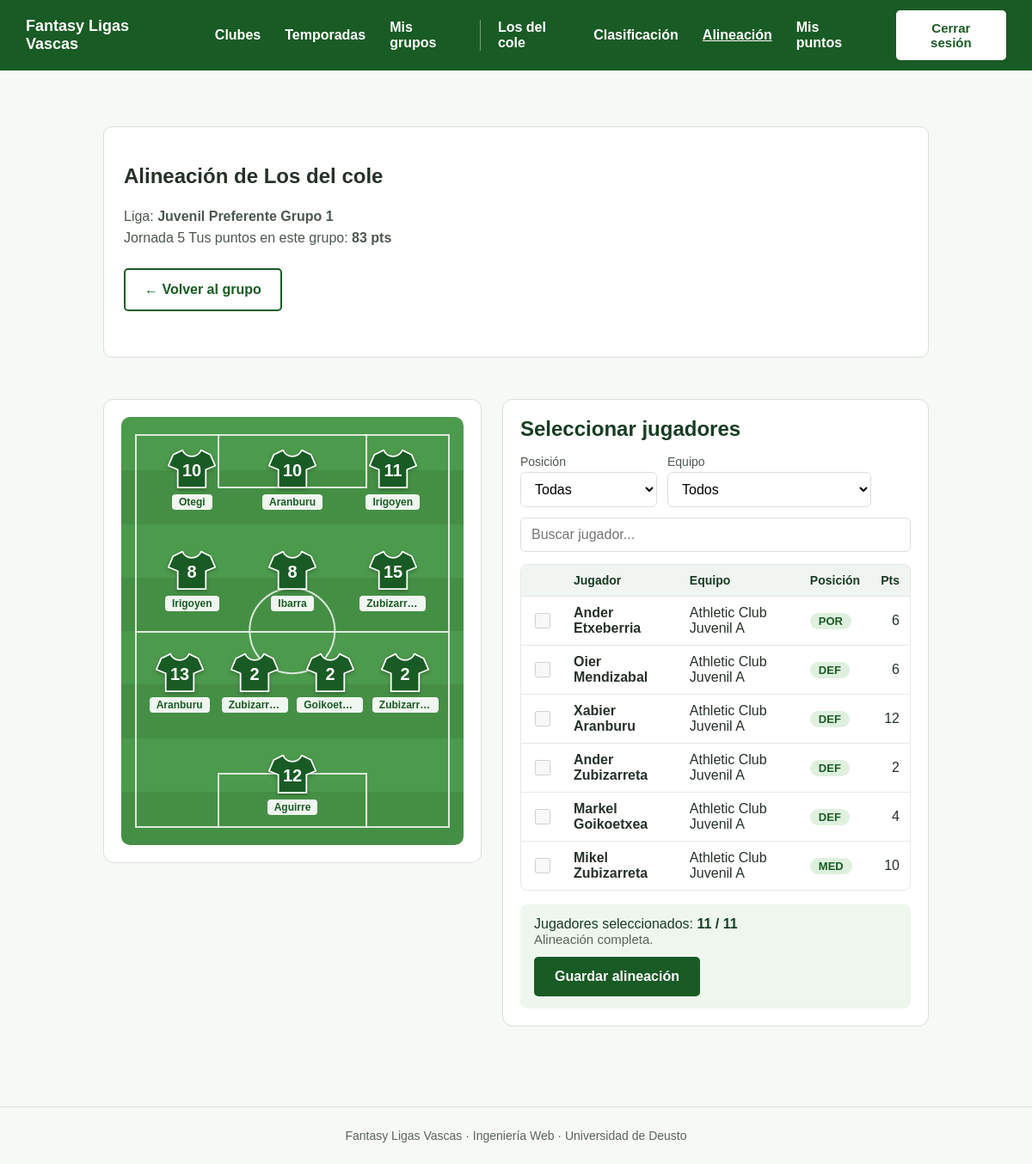
The page /grupos/1/alineacion/ (signed in) on the database its author committed.
### fantasy/models.py (models this page shows, shortened)
class Grupo(models.Model):
    MAX_MIEMBROS = 30 # HABRA QUE VER CUANTOS USUARIOS QUEREMOS TENER COMO MAXIMO
    nombre = models.CharField(max_length=100)
    creador = models.ForeignKey(Usuario, null=True, on_delete=models.SET_NULL, related_name="grupos_creados")
    liga = models.ForeignKey(Liga, on_delete=models.CASCADE, related_name="grupos")
    fecha_alta = models.DateField(auto_now_add=True)
    codigo = models.CharField(max_length=8, unique=True, editable=False)
    class Meta:
        verbose_name = "Grupo"
        verbose_name_plural = "Grupos"
        constraints = [ models.UniqueConstraint(
                fields=["creador", "nombre"],
                name="nombre_grupo_unico_por_creador"),
        ]

class Liga(models.Model):
    temporada = models.ForeignKey(Temporada, on_delete=models.CASCADE, related_name="ligas",null=True,blank=True)
    nombre = models.CharField(max_length=100)
    categoria=models.CharField(max_length=100)
    grupo=models.PositiveSmallIntegerField(null=True, blank=True)
    class Meta: # Para visualizar el nombre en singular y plural del modelo en ADMIN
            verbose_name = "Liga"
            verbose_name_plural = "Ligas"
            constraints = [ models.UniqueConstraint(
                fields=["temporada", "nombre"],
                name="liga_unica_por_temporada"
            ),
            ]

class Jornada(models.Model):
    liga = models.ForeignKey(
        "Liga", on_delete=models.CASCADE, related_name="jornadas",
    )
    numero = models.PositiveSmallIntegerField()
    fecha_inicio = models.DateField()
    fecha_fin = models.DateField()
    class Meta:
        verbose_name = "Jornada"
        verbose_name_plural = "Jornadas"
        constraints = [
            models.UniqueConstraint(fields=["liga", "numero"], name="jornada_unica_por_liga"),
        ]

class Membresia(models.Model):
    usuario = models.ForeignKey(Usuario, on_delete=models.CASCADE, related_name="membresias")
    grupo = models.ForeignKey(Grupo, on_delete=models.CASCADE, related_name="membresias")
    fecha_alta = models.DateField(auto_now_add=True)
    puntos = models.IntegerField(default=0)
    class Meta:
        verbose_name = "Membresia"
        verbose_name_plural = "Membresias"
        ordering = ["-puntos"]
        constraints = [
            models.UniqueConstraint(
                fields=["usuario", "grupo"],
                name="un_usuario_una_membresia_por_grupo"),
        ]

class Jugador(models.Model):
    class Posicion(models.TextChoices):
        PORTERO = "POR", "Portero"
        DEFENSA = "DEF", "Defensa"
        CENTROCAMPISTA = "MED", "Centrocampista"
        DELANTERO = "DEL", "Delantero"
    nombre = models.CharField(max_length=100)
    posicion = models.CharField(max_length=3, choices=Posicion.choices)
    dorsal = models.PositiveSmallIntegerField(null=True, blank=True)
    equipo = models.ForeignKey(Equipo, on_delete=models.PROTECT, related_name="jugadores")
    class Meta:
        verbose_name = "Jugador"
        verbose_name_plural = "Jugadores"
        constraints = [
            models.UniqueConstraint(fields=["equipo", "dorsal"], name="dorsal_unico_por_equipo"),
        ]

### fantasy/views.py (the view, shortened to what this page needs)
# urls.py: path("grupos/<int:pk>/alineacion/", views.alineacion, name="alineacion"),
@login_required
def alineacion(request, pk):
    grupo = get_object_or_404(Grupo, pk=pk)
    membresia = grupo.membresias.filter(usuario=request.user).first()
    if not membresia:
        return redirect("unirse_grupo")
    request.session["grupo_activo_id"] = grupo.pk
    jornada = (grupo.liga.jornadas.filter(partidos__goles_local__isnull=True)
                                    .order_by("numero")
                                    .first()
                                    )
    jugadores = list(
        Jugador.objects.filter(equipo__liga = grupo.liga)
                       .annotate(total_puntos = Coalesce(Sum("estadisticas__puntos"), 0))
                       .order_by("equipo__nombre", "dorsal")
                       .values("id", "nombre", "posicion", "dorsal", "equipo_id",
                               "equipo__nombre", "total_puntos")
    )
    elegidos = []
    precargada_de = None
    if jornada:
        actual = Alineacion.objects.filter(membresia=membresia, jornada=jornada).first()
        if actual:
            elegidos = list(actual.jugadores.values_list("id", flat=True)) # ?????????????
    return render(request, "fantasy/grupos/alineacion.html", {
        "grupo": grupo,
        "membresia": membresia,
        "jornada": jornada,
        "jugadores": jugadores,
        "elegidos": elegidos,
        "precargada_de": precargada_de,
        "equipos": Equipo.objects.filter(liga=grupo.liga).order_by("nombre"),
    })

### fantasy/context_processors.py (called while the page is built)
def grupo_activo(request):
    if not request.user.is_authenticated:
        return {}
    match = request.resolver_match
    if match is None or match.url_name not in URLS_DE_GRUPO:
        return {}
    grupo_id = request.session.get("grupo_activo_id")
    if not grupo_id:
        return {}
    membresia = (
        Membresia.objects
        .filter(usuario=request.user, grupo_id=grupo_id)
        .select_related("grupo")
        .first()
    )
    if membresia is None:
        return {}
    return {"grupo_activo": membresia.grupo, "membresia_activa": membresia}

### fantasy/templates/fantasy/grupos/alineacion.html (shortened to what this page needs)
{% extends "fantasy/base.html" %}
{% block content %}
<div class="container">
    <section class="section">
        <div class="card">
            <h1>Alineación de {{ grupo.nombre }}</h1>
            <p>Liga: <strong>{{ grupo.liga.nombre }}</strong></p>
            <p>
                {% if jornada %}
                    Jornada {{ jornada.numero }}
                {% endif %}
                Tus puntos en este grupo: <strong>{{ membresia.puntos }} pts</strong>
            </p>
            <div class="acciones">
                <a href="{% url 'clasificacion' grupo.pk %}" class="btn-secondary">
                    ← Volver al grupo
                </a>
            </div>
        </div>
    </section>
    <section class="section">
        {% if jornada %}
        <form method="post" id="al-form">
            <div class="al-grid">
                <div class="al-card">
                    <div class="al-campo">
                        <div class="al-lineas" aria-hidden="true">
                            <div class="al-centro"></div>
                            <div class="al-area arriba"></div>
                        </div>
                        <div class="al-filas" id="al-filas"></div>
                    </div>
                </div>
                <div class="al-card">
                    <h2>Seleccionar jugadores</h2>
                    <div class="al-filtros">
                        <div>
                            <label for="al-filtro-pos">Posición</label>
                            <select id="al-filtro-pos">
                                <option value="">Todas</option>
                            </select>
                        </div>
                        <div>
                            <label for="al-filtro-equipo">Equipo</label>
                            <select id="al-filtro-equipo">
                                <option value="">Todos</option>
                            </select>
                        </div>
                        <div class="busca">
                            <input id="al-busqueda" type="search" placeholder="Buscar jugador...">
                        </div>
                    </div>
                    <div class="al-scroll">
                        <table class="al-tabla" id="al-tabla">
                            <thead>
                                <tr>
                                    <th scope="col"><span class="al-solo-lectura">Elegir</span></th>
                                    <th scope="col">Jugador</th>
                                    <th scope="col">Equipo</th>
                                    <th scope="col">Posición</th>
                                    <th scope="col" class="al-num">Pts</th>
                                </tr>
                            </thead>
                            <tbody>
                                {% for j in jugadores %}
                                    <tr data-id="{{ j.id }}" data-pos="{{ j.posicion }}"
                                        data-equipo="{{ j.equipo_id }}" data-nombre="{{ j.nombre }}"
                                        data-dorsal="{{ j.dorsal|default_if_none:'' }}">
                                        <td>
                                            <input type="checkbox" aria-label="Elegir a {{ j.nombre }}"
                                                   >
                                        </td>
                                        <td><strong>{{ j.nombre }}</strong></td>
                                        <td>{{ j.equipo__nombre }}</td>
                                        <td><span class="al-pos">{{ j.posicion }}</span></td>
                                        <td class="al-num">{{ j.total_puntos }}</td>
                                    </tr>
                                {% endfor %}
                            </tbody>
                        </table>
                    </div>
                    <div class="al-pie">
                        <div>
                            <div>Jugadores seleccionados: <strong id="al-contador">0 / 11</strong></div>
                            <div class="meta" id="al-aviso" role="status"></div>
                        </div>
                        <button type="submit" class="boton" id="al-guardar" disabled>Guardar alineación</button>
                    </div>
                </div>
            </div>
        </form>
        {% else %}
            <p class="vacio">No hay ninguna jornada pendiente en esta liga. Vuelve cuando se publique la siguiente.</p>
        {% endif %}
    </section>
</div>
{% endblock %}

### fantasy/templates/fantasy/base.html (shortened to what this page needs)
{% load static %}
<!DOCTYPE html>
<html lang="es">
<head>
    <link rel="stylesheet" href="{% static 'css/style.css' %}">
</head>
<body>
    <header class="navbar">
        <div class="navbar-brand">
            <a href="{% url 'index' %}">Fantasy Ligas Vascas</a>
        </div>
        <nav class="navbar-links">
            <a href="{% url 'lista_clubes' %}">Clubes</a>
            <a href="{% url 'lista_temporadas' %}">Temporadas</a>
            {% if user.is_authenticated %}
                <a href="{% url 'mis_grupos' %}">Mis grupos</a>
                {% if grupo_activo %}
                    <span class="navbar-grupo">{{ grupo_activo.nombre }}</span>
                    <a href="{% url 'clasificacion' grupo_activo.pk %}"
                       {% if request.resolver_match.url_name == 'clasificacion' %}aria-current="page"{% endif %}>Clasificación</a>
                    <a href="{% url 'alineacion' grupo_activo.pk %}"
                       {% if request.resolver_match.url_name == 'alineacion' %}aria-current="page"{% endif %}>Alineación</a>
                    <a href="{% url 'lista_puntos' membresia_activa.pk %}"
                       {% if request.resolver_match.url_name == 'lista_puntos' and request.resolver_match.kwargs.pk == membresia_activa.pk %}aria-current="page"{% endif %}>Mis puntos</a>
                {% endif %}
            {% endif %}
        </nav>
        <div class="navbar-auth">
            {% if user.is_authenticated %}
                <form method="post" action="{% url 'logout' %}">
                <button type="submit" class="btn-logout">
                    Cerrar sesión
                </button>
            </form>
            {% else %}
                <a href="{% url 'login' %}">Iniciar sesión</a>
                <a href="{% url 'registro' %}" class="btn-registro">Registrarse</a>
            {% endif %}
        </div>
    </header>
    <main>
        {% block content %}{% endblock %}
    </main>
    <footer class="footer">
        Fantasy Ligas Vascas · Ingeniería Web · Universidad de Deusto
    </footer>
</body>
</html>

### static/css/style.css (style rules this page uses)
* { box-sizing: border-box; }
body { margin: 0; font-family: Arial, sans-serif; background-color: #f7f9f6; color: #263128; }
a { color: #195b24; }
.navbar { background-color: #195b24; color: white; display: flex; align-items: center; padding: 12px 30px; gap: 40px; }
.navbar-brand { font-size: 18px; font-weight: bold; }
.navbar-links, .navbar-auth { display: flex; align-items: center; gap: 28px; }
.navbar-auth { margin-left: auto; }
.navbar a { color: white; font-weight: bold; text-decoration: none; }
.container { max-width: 1000px; margin: auto; padding: 65px 20px 45px; }
.btn-primary, .btn-secondary { padding: 14px 22px; border-radius: 5px; font-weight: bold; text-decoration: none; }
.btn-secondary { border: 2px solid #195b24; color: #195b24; }
.card { background: white; border: 1px solid #d9e0d9; border-radius: 10px; padding: 23px; }
.card p { margin: 0; line-height: 1.6; color: #4c574e; }
.section { margin-bottom: 48px; }
.section h2 { font-size: 24px; color: #173c22; margin-bottom: 20px; }
.footer { border-top: 1px solid #dce3dc; padding: 25px; text-align: center; color: #58655b; font-size: 14px; }
.navbar-auth form { margin: 0; }
.btn-logout { background-color: white; color: #195b24; border: none; padding: 12px 18px; border-radius: 5px; font-size: 15px; font-weight: bold; cursor: pointer; }
.acciones { display: flex; flex-wrap: wrap; gap: 12px; margin: 22px 0 30px; }
.boton { display: inline-block; background: #195b24; color: white; border: 2px solid #195b24; padding: 12px 22px; border-radius: 5px; font-family: inherit; font-size: 16px; font-weight: bold; text-decoration: none; cursor: pointer; }
.meta { color: #58655b; font-size: 15px; }
.al-grid { display: grid; grid-template-columns: minmax(300px, 440px) 1fr; gap: 24px; align-items: start; }
.al-card { background: white; border: 1px solid #d9e0d9; border-radius: 12px; padding: 20px; }
.al-card h2 { margin: 0 0 16px; color: #173c22; }
.al-campo { position: relative; aspect-ratio: 4 / 5; border-radius: 10px; overflow: hidden; background: repeating-linear-gradient( to bottom, #4c9a4c 0, #4c9a4c 12.5%, #458f45 12.5%, #458f45 25% ); }
.al-lineas { position: absolute; inset: 4%; border: 2px solid rgba(255, 255, 255, 0.8); pointer-events: none; }
.al-lineas::before { content: ""; position: absolute; left: 0; right: 0; top: 50%; border-top: 2px solid rgba(255, 255, 255, 0.8); }
.al-centro { position: absolute; left: 50%; top: 50%; width: 28%; aspect-ratio: 1; transform: translate(-50%, -50%); border: 2px solid rgba(255, 255, 255, 0.8); border-radius: 50%; }
.al-area { position: absolute; left: 26%; width: 48%; height: 14%; border: 2px solid rgba(255, 255, 255, 0.8); }
.al-area.arriba { top: -2px; border-top: 0; }
.al-filas { position: absolute; inset: 7% 6%; display: flex; flex-direction: column; justify-content: space-between; }
.al-filtros { display: flex; flex-wrap: wrap; gap: 12px; margin-bottom: 14px; }
.al-filtros label { display: block; margin-bottom: 4px; font-size: 14px; color: #4c574e; }
.al-filtros select, .al-filtros input { padding: 10px 12px; border: 1px solid #d9e0d9; border-radius: 6px; background: white; font: inherit; }
.al-filtros .busca { flex: 1; min-width: 180px; align-self: flex-end; }
.al-filtros .busca input { width: 100%; }
.al-scroll { max-height: 380px; overflow: auto; border: 1px solid #e5e9e5; border-radius: 8px; }
.al-tabla { width: 100%; border-collapse: collapse; }
.al-tabla th { position: sticky; top: 0; padding: 10px 12px; background: #f1f5f1; color: #173c22; font-size: 14px; text-align: left; }
.al-tabla td { padding: 10px 12px; border-top: 1px solid #e5e9e5; }
.al-tabla input[type="checkbox"] { width: 18px; height: 18px; accent-color: #195b24; }
.al-tabla .al-num { text-align: right; }
.al-pos { display: inline-block; padding: 2px 10px; background: #dff0df; color: #195b24; border-radius: 999px; font-size: 13px; font-weight: bold; }
.al-pie { display: flex; justify-content: space-between; align-items: center; flex-wrap: wrap; gap: 12px; margin-top: 16px; padding: 14px 16px; background: #eef6ee; border-radius: 8px; color: #173c22; }
.navbar-grupo { padding-left: 20px; border-left: 1px solid rgba(255, 255, 255, 0.4); font-weight: bold; }
.navbar a[aria-current="page"] { text-decoration: underline; }

### rows shown on the page
Grupo: nombre "Los del cole", liga.nombre "Juvenil Preferente Grupo 1"
Jornada: numero "5"
Membresia: puntos "83"
Jugador: nombre "Ander Etxeberria", equipo__nombre "Athletic Club Juvenil A", posicion "POR", total_puntos "6"
Jugador: nombre "Oier Mendizabal", equipo__nombre "Athletic Club Juvenil A", posicion "DEF", total_puntos "6"
Jugador: nombre "Xabier Aranburu", equipo__nombre "Athletic Club Juvenil A", posicion "DEF", total_puntos "12"
Jugador: nombre "Ander Zubizarreta", equipo__nombre "Athletic Club Juvenil A", posicion "DEF", total_puntos "2"
Jugador: nombre "Markel Goikoetxea", equipo__nombre "Athletic Club Juvenil A", posicion "DEF", total_puntos "4"

### other values the page prints
{{ j.nombre }} "Mikel Zubizarreta"
{{ j.equipo__nombre }} "Athletic Club Juvenil A"
{{ j.posicion }} "MED"
{{ j.total_puntos }} "10"
